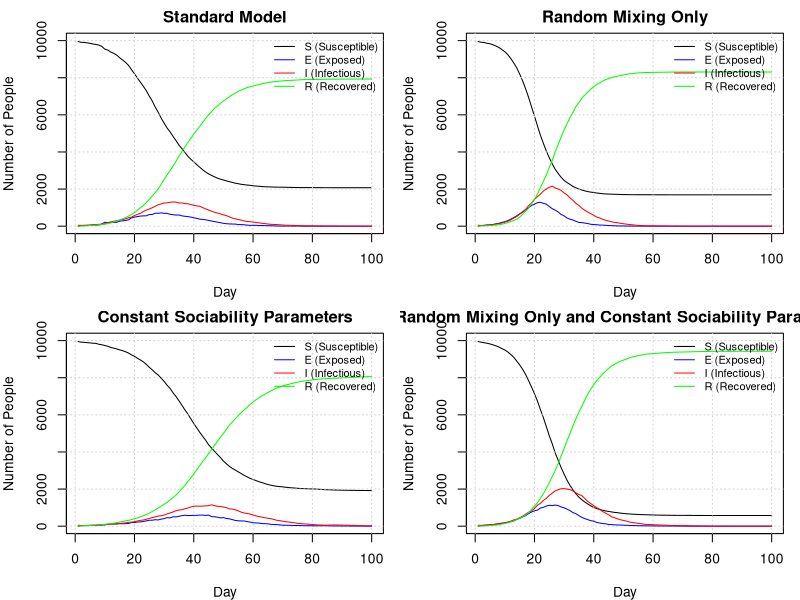

R code for this plot:
###########################################################
# File:    Submission.R
# Authors: Colin McDonagh (s2213748), Matthew Poole (s2892092), James Horn (s2304075)
# Date:    2025-10-15
# Github URL: https://github.com/JTHorn-eng/Extended-Stats-Programming-Assignment-2/blob/main/Submission.R
###########################################################
#
### About
#
# This document is the code to run an SEIR model and prints the plots of 4 
# different implementations of the model. The program primarily uses two 
# functions to do this: get.net() and seir(). This SEIR model can account for 
# different transmission rates between people sharing houses of different sizes,
# social networks of different sizes, and random mixing. The housing sharing 
# assumes a uniform distribution of house sizes and the social networks allow 
# for variable social network sizes, depending on their 'sociability' parameter.
# The code concludes with a commentary on the 4 different models. 
# 
#
#
### Contributions:
#
# All members attended the majority of workshops and communicated remotely about 
# progress made outside of class time.
#
# Colin McDonagh (33 %) Wrote the majority of the nseir function and led the 
#                       commentary of the different models  
#                      
# Matthew Poole  (34 %) Wrote the code to distribute people to houses, optimised 
#                       the get.net function and nseir function
#                      
# James Horn     (33 %) Wrote the original get.net function and wrote the plot 
#                       function 
#                     


get.net = function(beta, h, nc=15) {
  #' Creates a list of vectors, with each vector at position i containing the 
  #' indices of people that person i is connected with socially. This is done by 
  #' looping through each person, calculating their network based on the 
  #' probability they are connected to someone else, and then recording these 
  #' values at position i of the list, and then recording the value i at each 
  #' index of the list of the person in the social network.
  #' @param beta A list of n uniform random deviates
  #' @param h    A vector of length n describing who shares houses
  #' @param nc  A value dictating the average number of connections per person.
  #' 
  #' @return a list of vectors, with the vector at position i being the social 
  #' network of person i.
  
  # Define the number of people to consider
  n <- length(h)
  
  # Create a list of vectors for who shares a house with who, as people sharing 
  # houses cannot be in the same social network.
  house_network <- lapply(h, function(x) which(x == h))
  
  # Generate an empty list to populate with connections
  social_network <- vector("list",n)
  
  # Calculates a constant used inside a loop once for efficiency to calculate 
  # the probability that two people are connected socially.
  k <- nc*beta/(mean(beta)^2*(n-1))
  
  # loop through each person in the network
  for (i in 1:(n-1)) {
    # Create probabilities that person i is connected with each other person. 
    # Only consider person i and onwards as these values will be symmetric.
    network_probs <- c(rep(0,i), beta[i]*k[(i+1):n]) 
    
    # Create probabilities to compare the network probs with.
    # The first i values are 1 as the first (i-1) have already been assigned 
    # networks, and person i cannot be in a network with themself. 
    probs <- c(rep(1,i), runif(n-i))
    
    # Assign the indices of people sharing a network to a vector, and exclude 
    # anyone who lives with them
    social_indices <- which(network_probs > probs)[-house_network[[i]]]
    
    # append the indices of people in person i's network to the list
    social_network[[i]] <- c(social_network[[i]], social_indices)
    
    # append person i to the network of each person in person i's network
    social_network[social_indices] <- lapply(social_network[social_indices], 
                                             function(x) c(x, i))
  }
  
  return(social_network)
}


nseir <- function(beta,h,alink,alpha=c(.1,.01,.01),delta=.2,gamma=.4,nc=15, nt = 100,pinf = .005) {
  #' This function implements and simulates the SEIR model described in the introduction to this document for a given set of parameter
  #' values. It calculates the amount of people that are in the susceptible, exposed, infected, and recovered classes each day based 
  #' on households, a personal social network, and a random interaction network (where households and the personal networks are disjoint). 
  #' @param beta A list of uniform random deviates
  #' @param h A vector indexing who shares houses
  #' @param alink A list of vectors, with the vector at position i being the social network of person i.
  #' @param alpha A vector of parameters for alpha_h, alpha_c, and alpha_r (as described above) respectively.
  #' @param delta The probability that an infected individual transfers from the infected class to the recovered class each day.
  #' @param gamma The probability that an exposed individual transfers from the exposed class to the infected class each day.
  #' @param n_c A value of the average number of personal connections per person.
  #' @param nt The number of days to simulate the model over.
  #' @param pinf The proportion of the population infected at the start of the simulation.
  #' 
  #' @return A list of vectors, where these vectors contain the number of people in the susceptible class, exposed class, infected class, 
  #' recovered class, and the day these correspond to respectively.
  
  # Sets the number of people in the model
  n <- length(h)
  
  # Initialise the vectors we will return from this function
  S <- E <- I <- R <- t_vec <- rep(0,nt)
  
  # Creates a vector to contain the class of each individual each day
  x <- rep(0, n)
  
  # Randomly samples the initial infected people from our population
  x[sample(1:n, round(n * pinf))] <- 2
  
  # Find the initial number of susceptible and infected people
  S[1] <- sum(x==0); I[1] <- sum(x==2)
  
  # Calculates a constant used inside a loop once for efficiency
  k <- (alpha[3]*nc*beta) / (mean(beta)^2*(n-1))
  
  # is it necessary to do this with k or is it worth for performance?
  
  # Iterate the following over each day in the simulation
  for (t in 2:nt){
    
    # Initialise a vector to store the people exposed by each infected person
    exp_vector <- vector("list", length=length(which(x==2)))
    
    # Iterate over each infected person to find out which susceptible people are
    # exposed by at least one infected person
    for (i in which(x==2)){
      
      # Reset the indices of susceptible people infected after each iteration
      shce <- snce <- srce <- numeric(0)
      
      # Only consider the household model if the user specifies this
      if(alpha[1]>0){
        # Find indices of susceptible people in a household with infected person i
        shc <- which((h==h[i])&x==0)
        # Samples whether people in shc are exposed (by household) by person i
        shce <- shc[runif(length(shc))<=alpha[1]]
      }
      
      
      # Only consider the contact network if the user specifies this
      if(alpha[2]>0){
        # Find indices of susceptible people in a contact network with infected 
        # person i
        nc <- alink[[i]]
        snc <- nc[which(x[nc]==0)]
        
        # Samples whether people in snce are exposed (by contact network) by person i
        snce <- snc[runif(length(shc))<=alpha[2]]
      }
      
      
      # Only consider the random network if the user specifies this
      if(alpha[3]>0){
        # Finds indices of susceptible people
        src <- which(x==0)
        # Samples whether people in src are exposed (by random network) by person i
        srce <- src[runif(length(src)) <= beta[i]*k[src]]
      } 
      
      # Append unique people exposed by person i to a running list
      exp_vector[[i]] <- unique(c(shce, snce, srce))
    }
    
    # Find the unique susceptible people exposed on day t by any infected person
    any_exp_vector <- unique(unlist(exp_vector))
    
    # Create uniform random deviates
    u <- runif(n)
    
    # Infected people transition to recovered with class probability delta            
    x[x==2&u<delta] <- 3 
    # Exposed people transition to infected class with probability gamma
    x[x==1&u<gamma] <- 2  
    
    # Susceptible people transition to exposed class as calculated above
    x[any_exp_vector] <- 1
    
    # Sum the total people in each class and increment the day
    S[t] <- sum(x==0); E[t] <- sum(x==1)
    I[t] <- sum(x==2); R[t] <- sum(x==3)
    t_vec[t] <- t
  }  
  
  # Return the list of susceptible, exposed, infected, and recovered people on each day and the vector of day indices
  return(list(S=S,E=E,I=I,R=R,t=t_vec))
}

plot_seir = function(seir_results_list, n, title = 'SEIR Model Results') {

    #' Plots a list of SEIR model results in a 2x2 grid layout, showing the
    #' evolution of SEIR (Susceptible, Exposed, Infectious, Recovered) 
    #' compartments for one or more simulation results. Each element of
    #' `seir_results_list` should be a list containing vectors `S`, `E`,
    #' `I`, and `R` representing daily counts of individuals in each state.
    #' 
    #' @param seir_results_list A list of all model results
    #' @param n the population size for each plot's y-axis
    #' @param title optional title for overall window

    # Generate the grid layout with margin outside layout for legend
    par(mfrow = c(2, 2), mar = c(4, 4, 2, 1))

    # Create subplot titles
    plot_titles <- c(
      'Standard Model'
      ,'Random Mixing Only'
      ,'Constant Sociability Parameters'
      ,'Random Mixing Only and Constant Sociability Parameters'
    )

    for (i in seq_along(seir_results_list)) {

        par(xpd=FALSE)
        
        # Obtain results timeframe in days
        seir_results <- seir_results_list[[i]]
        n_days <- length(seir_results$S)
        days <- 1:n_days

        # Generate line graphs for each class member of the population per day
        plot(
            days
            , seir_results$S
            , type = "l"
            , col = "black"
            , ylim = c(0, n)
            , xlab = "Day"
            , ylab = "Number of People"
            , main = plot_titles[i]
        )

        grid()
      
        lines(days, seir_results$E, col = "blue")
        lines(days, seir_results$I, col = "red")
        lines(days, seir_results$R, col = "green")

        legend("topright",
              inset = c(0, 0),
              legend = c("S (Susceptible)", "E (Exposed)", "I (Infectious)", 
                         "R (Recovered)"),
              col = c("black", "blue", "red", "green"),
              lty = 1,
              xpd = NA,
              bty = "n",
              cex = 0.8
          )
    }

    # End layout plotting
    par(xpd = NA)

    # Add a title for the overall window
    mtext(title, outer = TRUE, line = 1, cex = 1.2)
}

system.time({
# Run models
# Specify the number of people in the simulation and the maximum number of 
# people in a given household
n = 10000; hmax = 5

# Simulate beta values as standard uniform random deviates
beta <- runif(n)

# Simulate a vector of household contacts
h1 <- rep(rep(1:n, sample(1:hmax,n, replace=TRUE)), length.out=n)

# Simulate personal network information
alink <- get.net(runif(n), h1, 15)


# Create a list of models (using nseir) to compare
results_list <- list(

    # Standard model with personal, household, and random mixing
    nseir(beta, h1, alink)

    # Run model with random mixing only
    ,nseir(beta, h1, alink, alpha=c(0, 0, 0.04))
    
    # Run model with constant sociability parameters for each person
    ,nseir(beta=rep(mean(beta),n), h1, alink)
    
    # Run model with constant sociability parameters for each person and only 
    # consider random mixing
    ,nseir(beta=rep(mean(beta),n), h1, alink, alpha=c(0, 0, 0.04))

)
plot_seir(results_list, n)

})

################################################################################
#'
###' Model Comparison
#'
##' Household, Contact Network, and Random Network Models vs Random Network Only Models:
# ------------------------------------------------------------------------------
#' The models that contain the household and contact network components account
#' for more variability in the infection rates. Thus, we observe a more diffuse 
#' distribution of infectious individuals than the models that only consider the 
#' random network effect, which overestimate the peak severity of the pandemic. 
#' We also observe that the peak of infection occurs later for models that contain
#' household and contact network components than it does for the random network
#' models. 
#' 
#' The additional variability described above comes from allowing the models that 
#' contain household and personal network information to consider behavioral and 
#' random aspects of individuals more intimately:
#' 
#' Variability is introduced in the personal network since the more social an 
#' individual is, the more people they are likely to have in their contact 
#' network, and thus the more people they are likely to infect/be infected by 
#' (where as the opposite is true for unsociable people).
#' 
#' The household structure adds variability that is independent of sociability
#' parameter values (unlike the random network only model for variable beta 
#' values) as household sizes are assumed to be uniformly distributed from 1 to 5.
#' 
#' We also note that the full model is more robust when neglecting the random 
#' variability of sociability between individuals, as the results are very similar
#' (only around 100 more people are infected in the constant sociability model).
#' This could be the case as the household and contact network structures still 
#' encode some underlying random sociability structure into the model). 
#' The random network only model is far more sensitive to this change, and 
#' results in the pandemic infecting far more people (and being severe for 
#' longer) than the random network model with variable sociability parameters.
# ------------------------------------------------------------------------------
